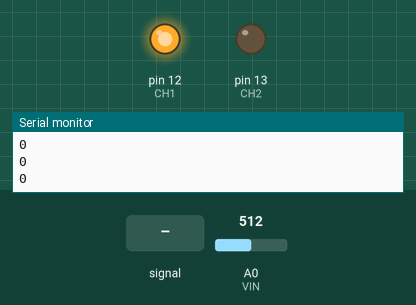
Simulated run of this sketch. Board: Arduino Uno, built with avr-gcc and run on an emulated ATmega328P. On the bench: output pins drawn as LEDs (lit = HIGH), the last lines printed to the serial monitor. Inputs (shaded band) come from the test bench; at power-on: A0 (VIN) = 512.

Above: at 1.2 s.
1.3 s: A0 (VIN) fed a 200 Hz sine of ±255 counts around its level
At 1.9 s:
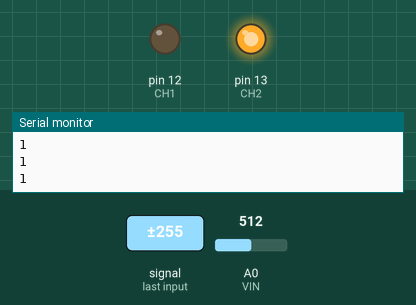
Timing chart, 0 to 4.3 s (numbered marks = the images above; inputs shaded):
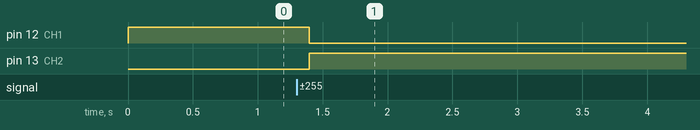

The sketch:

hacathonv4_working.ino
```cpp
  int CH1 = 12;
  int CH2 = 13;
  int VIN = A0;
  volatile byte state = LOW;
  int max_state = 0;
  int input = 0;
  int cur_max = 0;
  // volatile byte state1 = LOW;
  // volatile byte state2 = LOW;
  //volatile byte state2 = LOW;

void setup() {
  //define input & output
  // DDRB = B11111111; //port B set as output
  // DDRD = B00000000; //port D7 to D0 set as input
  pinMode(CH1, OUTPUT);
  pinMode(CH2, OUTPUT);
  pinMode(VIN, INPUT);
  Serial.begin(9600);
  digitalWrite(CH2,LOW);
  digitalWrite(CH1,HIGH);
  // pinMode(1,OUTPUT);
  // pinMode(2,OUTPUT);
  // PCICR |= B00000100; //activate PCINT interrupt on portD
  // PCMSK0 |= B00110000; //set pins 12 & 13 as interrupt pin
  //default orange channel
  // detect low note, change to red channel
}

// void updatePin (){
//   digitalWrite(CH1, LOW);
//   digitalWrite(CH2,HIGH);
// }

int findMax(){
  max_state = 0;
  for (int i = 0; i < 1000; i++){
    input = analogRead(VIN);
    if (input > max_state){
      max_state = input;
    }
  }
  return max_state;

}

void loop() {
  //can change to write the output of each port for faster speed, lmk if u want me to do that
  max_state = findMax();
  if ((state == HIGH) && (max_state < 700)){
    if (max_state > (cur_max+20)){
      state = LOW;
    }
  }
  // if (max_state > 10){
  //   cur_max = max_state;
  //   max_state = findMax();
  else if (max_state >= 700){
    digitalWrite(CH1, LOW);
    digitalWrite(CH2, HIGH);
    state = HIGH;
  }
  else if ((state == LOW) || (max_state < 700)){
    digitalWrite(CH2,LOW);
    digitalWrite(CH1,HIGH);
    state = LOW;
  }
  cur_max = max_state;
  // if (max_state >= 800){
  //   updatePin();
  // }
  // else if (max_state < 500){
  //   digitalWrite(CH2,LOW);
  //   digitalWrite(CH1,HIGH);
  //   // delay(100)
  // }
  // while(max_state > 10){
  //   cur_max = max_state;
  //   max_state = findMax();
  //   if (max_state > cur_max){
  //     break;
  //   }
  Serial.println(state);

}

// ISR(PCINT0_vect) {
//   if (PIND & B00010000){
//     state2 = LOW;
//     state1 = HIGH;
//   }
//   else if (PIND & B00100000){
//     state1 = LOW;
//     state2 = HIGH;
//   }
// }
```

Measured:
- after the input at 1.3 s, pin 12 (CH1): HIGH → LOW after 0.10 s; pin 13 (CH2): LOW → HIGH after 0.10 s
